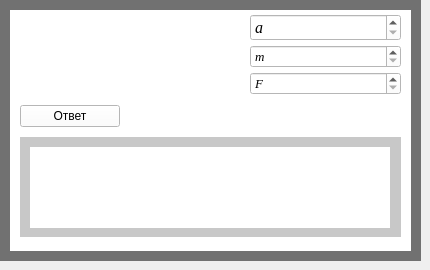
      <widget class="QWidget" name="tab">
       <attribute name="title">
        <string>Закон ньютона</string>
       </attribute>
       <widget class="QWidget" name="widget_17" native="true">
        <property name="geometry">
         <rect>
          <x>0</x>
          <y>0</y>
          <width>421</width>
          <height>261</height>
         </rect>
        </property>
        <property name="styleSheet">
         <string notr="true">background-color: rgb(0, 0, 0);
background-color: rgb(113, 113, 113);</string>
        </property>
        <widget class="QWidget" name="widget_18" native="true">
         <property name="geometry">
          <rect>
           <x>10</x>
           <y>10</y>
           <width>401</width>
           <height>241</height>
          </rect>
         </property>
         <property name="styleSheet">
          <string notr="true">background-color: rgb(255, 255, 255);</string>
         </property>
         <widget class="QWidget" name="verticalLayoutWidget_26">
          <property name="geometry">
           <rect>
            <x>10</x>
            <y>0</y>
            <width>381</width>
            <height>231</height>
           </rect>
          </property>
          <layout class="QVBoxLayout" name="verticalLayout_30">
           <item>
            <layout class="QHBoxLayout" name="horizontalLayout_17">
             <property name="spacing">
              <number>50</number>
             </property>
             <item>
              <widget class="QLabel" name="label_33">
               <property name="minimumSize">
                <size>
                 <width>180</width>
                 <height>0</height>
                </size>
               </property>
               <property name="styleSheet">
                <string notr="true">background-color: rgb(255, 255, 255);</string>
               </property>
               <property name="text">
                <string/>
               </property>
               <property name="pixmap">
                <pixmap>D:/Downloads/55.png</pixmap>
               </property>
              </widget>
             </item>
             <item>
              <layout class="QVBoxLayout" name="verticalLayout_31">
               <property name="spacing">
                <number>4</number>
               </property>
               <item>
                <widget class="QSpinBox" name="spinBox_11">
                 <property name="font">
                  <font>
                   <family>Times New Roman</family>
                   <pointsize>12</pointsize>
                   <italic>true</italic>
                  </font>
                 </property>
                 <property name="specialValueText">
                  <string>a</string>
                 </property>
                 <property name="maximum">
                  <number>1000000000</number>
                 </property>
                </widget>
               </item>
               <item>
                <widget class="QSpinBox" name="spinBox_10">
                 <property name="font">
                  <font>
                   <family>Times New Roman</family>
                   <pointsize>10</pointsize>
                   <italic>true</italic>
                  </font>
                 </property>
                 <property name="specialValueText">
                  <string>m</string>
                 </property>
                 <property name="maximum">
                  <number>1000000000</number>
                 </property>
                </widget>
               </item>
               <item>
                <widget class="QSpinBox" name="spinBox_8">
                 <property name="font">
                  <font>
                   <family>Times New Roman</family>
                   <pointsize>10</pointsize>
                   <italic>true</italic>
                  </font>
                 </property>
                 <property name="specialValueText">
                  <string>F</string>
                 </property>
                 <property name="maximum">
                  <number>1000000000</number>
                 </property>
                </widget>
               </item>
              </layout>
             </item>
            </layout>
           </item>
           <item>
            <widget class="QPushButton" name="pushButton_14">
             <property name="minimumSize">
              <size>
               <width>100</width>
               <height>0</height>
              </size>
             </property>
             <property name="maximumSize">
              <size>
               <width>100</width>
               <height>16777215</height>
              </size>
             </property>
             <property name="text">
              <string>Ответ</string>
             </property>
            </widget>
           </item>
           <item>
            <widget class="QWidget" name="widget_74" native="true">
             <property name="minimumSize">
              <size>
               <width>0</width>
               <height>100</height>
              </size>
             </property>
             <property name="maximumSize">
              <size>
               <width>400</width>
               <height>100</height>
              </size>
             </property>
             <property name="styleSheet">
              <string notr="true">background-color: rgb(200, 200, 200);</string>
             </property>
             <widget class="QLabel" name="label_51">
              <property name="geometry">
               <rect>
                <x>10</x>
                <y>10</y>
                <width>360</width>
                <height>81</height>
               </rect>
              </property>
              <property name="minimumSize">
               <size>
                <width>360</width>
                <height>0</height>
               </size>
              </property>
              <property name="maximumSize">
               <size>
                <width>360</width>
                <height>16777215</height>
               </size>
              </property>
              <property name="styleSheet">
               <string notr="true">background-color: rgb(255, 255, 255);</string>
              </property>
              <property name="text">
               <string/>
              </property>
             </widget>
            </widget>
           </item>
          </layout>
         </widget>
        </widget>
       </widget>
      </widget>
